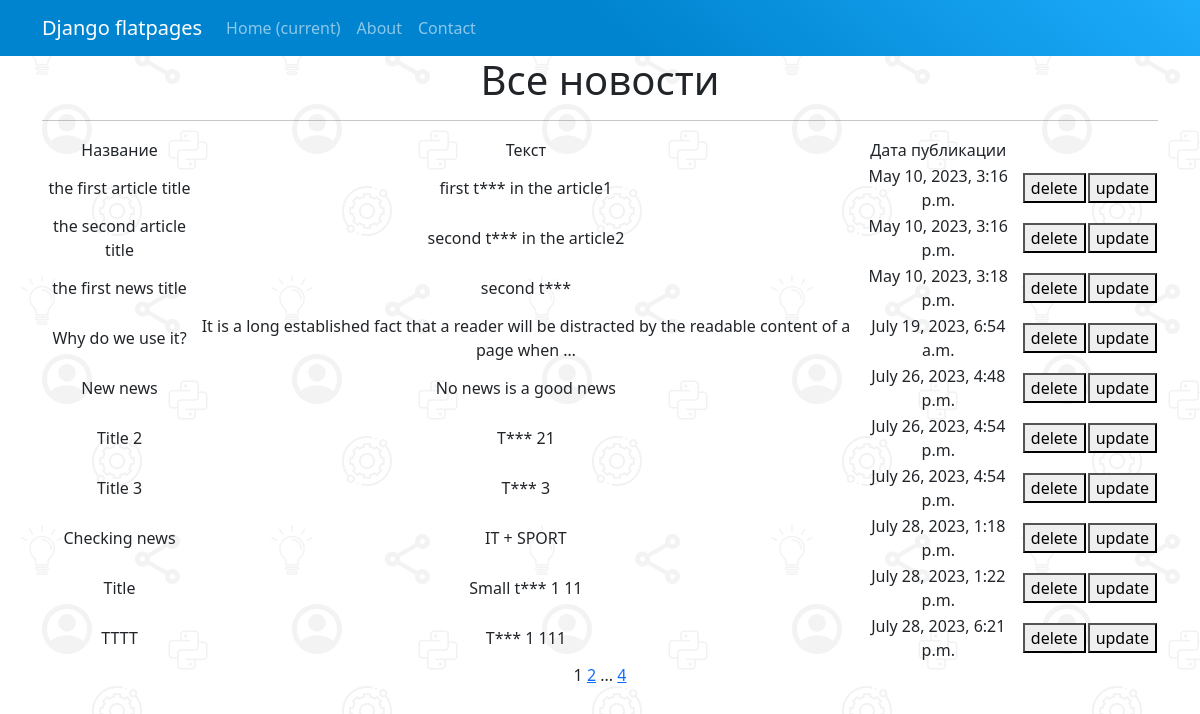
Page /news/ on the committed database.
### NewsPortal/models.py (models this page shows, shortened)
class Post(models.Model):
    author = models.ForeignKey(Author, on_delete=models.CASCADE)
    ARTICLE = 'ART'
    NEWS = 'NWS'
    CATEGORY_CHOICES = (
        (ARTICLE, 'statya'),
        (NEWS, 'HoBocTb')
    )
    categoryType = models.CharField(
        max_length=3, choices=CATEGORY_CHOICES, default=ARTICLE)
    dateCreation = models.DateTimeField(auto_now_add=True)
    postCategory = models.ManyToManyField(Category, through='PostCategory')
    title = models.CharField(max_length=128)
    text = models.TextField()
    rating = models.IntegerField(default=0)

### NewsPortal/views.py (the view)
# urls.py: path('', PostView.as_view(), name="list_of_news"),
class PostView(ListView):
    model = Post
    template_name = 'news.html'
    context_object_name = 'posts'
    paginate_by = 10
    def get_context_data(self, **kwargs):
        context = super().get_context_data(**kwargs)
        context['time_now', ] = datetime.utcnow()
        return context

### NewsPortal/templatetags/censor.py (called while the page is built)
@register.filter()
def censor_profanities(value):
    words = value.split()
    for idx, word in enumerate(words):
        lower_word = word.lower()
        if lower_word in [prof.lower() for prof in PROFANITIES]:
            censored_word = word[0] + '*' * (len(word) - 1)
            words[idx] = censored_word
    return ' '.join(words)

### NewsPortal/templatetags/custom_tags.py (called while the page is built)
@register.simple_tag(takes_context=True)
def url_replace(context, **kwargs):
    d = context['request'].GET.copy()
    for k, v in kwargs.items():
        d[k] = v
    return d.urlencode()

### templates/news.html (shortened to what this page needs)
{% extends 'flatpages/default.html' %}
{% load censor %}
{% load custom_tags %}
{% block content %}
<h1>Все новости</h1>
<hr>
{% if posts %}
<table>
    <tr>
        <td>Название</td>
        <td>Текст</td>
        <td>Дата публикации</td>
    </tr>
    {% for post in posts %}
    <tr>
        <td>{{ post.title|censor_profanities }}</td>
        <td>{{ post.text|truncatewords:20|censor_profanities }}</td>
        <td>{{ post.dateCreation }}</td>
        <td>
            <a href='{{post.pk}}/delete/'><button pk='del'>delete</button></a>
        </td>
        <td align="right">
            <a href="{% url 'post_edit_view' post.pk %}"><button pk="up">update</button></a>
        </td>
    </tr>
    {% endfor %}
</table>
{% else %}
<h2>Новостей нет</h2>
{% endif %}
{{ page_obj.number }}
{% if page_obj.has_next %}
<a href="?{% url_replace page=page_obj.next_page_number %}">{{ page_obj.next_page_number }}</a>
{% if paginator.num_pages != page_obj.next_page_number %}
...
<a href="?{% url_replace page=page_obj.paginator.num_pages %}">{{ page_obj.paginator.num_pages }}</a>
{% endif %}
{% endif %}
{% endblock content %}

### templates/flatpages/default.html (shortened to what this page needs)
<!DOCTYPE html>
<html lang="en">
<head>
    {% load static %}
    <link href="{% static 'css/styles.css' %}" rel="stylesheet" />
</head>
<body>
    <nav class="navbar navbar-expand-lg navbar-dark bg-dark static-top">
        <div class="container">
            <a class="navbar-brand" href="#">Django flatpages</a>
            <div class="collapse navbar-collapse" id="navbarResponsive">
                <ul class="navbar-nav ml-auto">
                    <li class="nav-item active">
                        <a class="nav-link" href="#">Home
                            <span class="sr-only">(current)</span>
                        </a>
                    </li>
                    <li class="nav-item">
                        <a class="nav-link" href="/about/">About</a>
                    </li>
                    <li class="nav-item">
                        <a class="nav-link" href="/contacts/">Contact</a>
                    </li>
                </ul>
            </div>
        </div>
    </nav>
    <div class="container">
        <div class="row">
            <div class="col-lg-12 text-center">
                {% block content %}
                {% endblock content %}
            </div>
        </div>
</body>
</html>

### rows in the picture
Post: title|censor_profanities "the first article title", text|censor_profanities "first t*** in the article1", dateCreation "May 10, 2023, 3:16 p.m."
Post: title|censor_profanities "the second article title", text|censor_profanities "second t*** in the article2", dateCreation "May 10, 2023, 3:16 p.m."
Post: title|censor_profanities "the first news title", text|censor_profanities "second t***", dateCreation "May 10, 2023, 3:18 p.m."
Post: title|censor_profanities "Why do we use it?", text|censor_profanities "It is a long established fact that a reader will be distracted by the readable content of a page when …", dateCreation "July 19, 2023, 6:54 a.m."
Post: title|censor_profanities "New news", text|censor_profanities "No news is a good news", dateCreation "July 26, 2023, 4:48 p.m."
Post: title|censor_profanities "Title 2", text|censor_profanities "T*** 21", dateCreation "July 26, 2023, 4:54 p.m."
Post: title|censor_profanities "Title 3", text|censor_profanities "T*** 3", dateCreation "July 26, 2023, 4:54 p.m."
Post: title|censor_profanities "Checking news", text|censor_profanities "IT + SPORT", dateCreation "July 28, 2023, 1:18 p.m."
Post: title|censor_profanities "Title", text|censor_profanities "Small t*** 1 11", dateCreation "July 28, 2023, 1:22 p.m."
Post: title|censor_profanities "TTTT", text|censor_profanities "T*** 1 111", dateCreation "July 28, 2023, 6:21 p.m."

### other values in the picture
{{ page_obj.number }} "1"
{{ page_obj.next_page_number }} "2"
{{ page_obj.paginator.num_pages }} "4"
